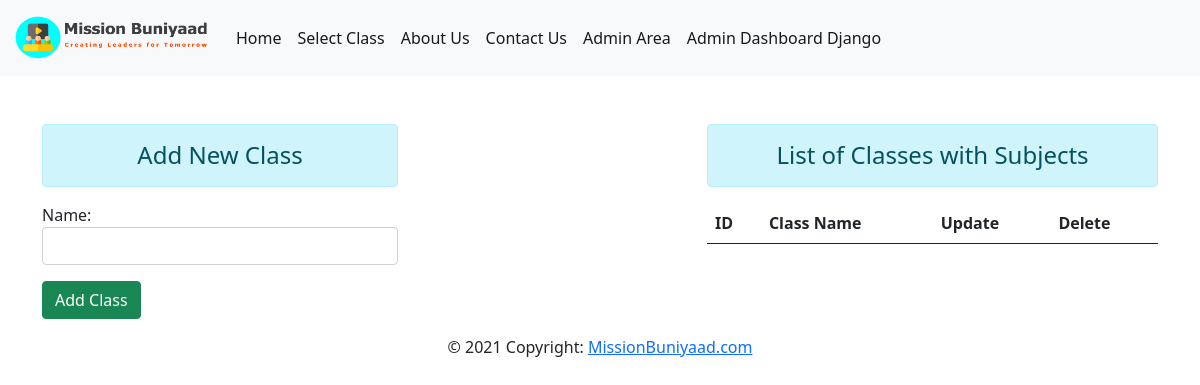
/addclass, run on an earlier commit of the app's database.
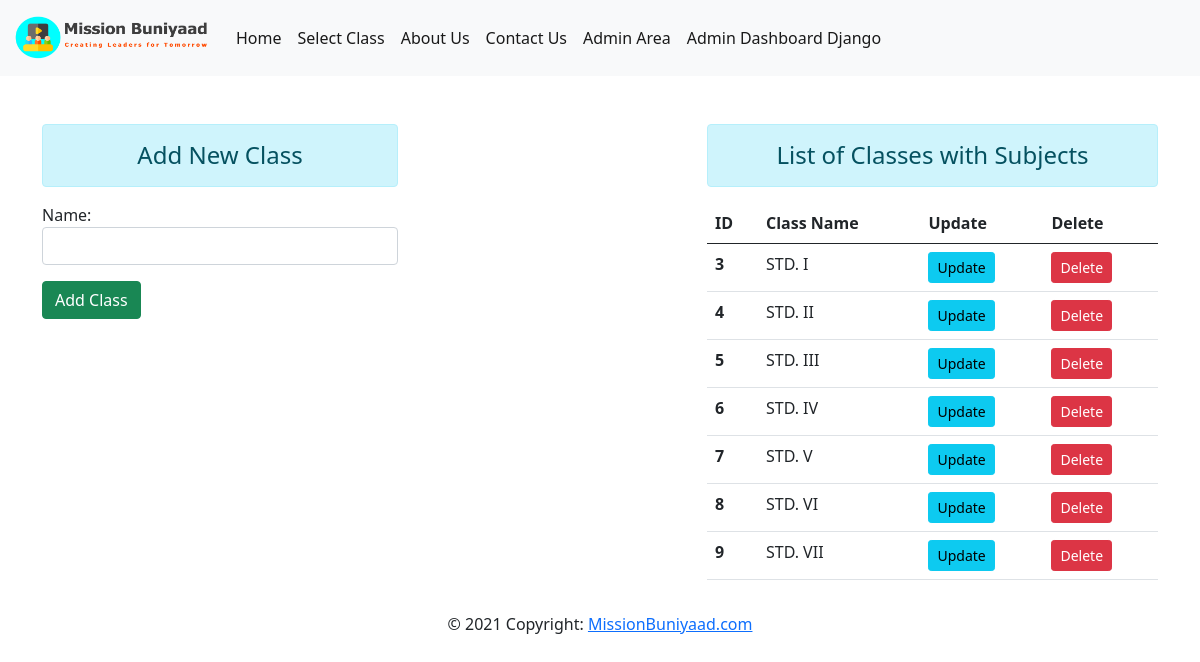
And on a later commit of the database.
### home/models.py (models this page shows, shortened)
class Standard(models.Model):
    name = models.CharField(max_length=20)

### home/views.py (the view)
# urls.py: path('addclass',views.addClass, name="addclass" ),
def addClass(request):
    form = AddClassForm()
    if request.method=='POST':
        form = AddClassForm(request.POST)
        if form.is_valid:
            form.save()
        form = AddClassForm()
    std = Standard.objects.all()
    context = {'std':std,'form':form}
    return render(request, 'addclass.html', context)

### home/forms.py
class AddClassForm(forms.ModelForm):
    class Meta:
        model = Standard
        fields = '__all__'
        widgets = {
            'name' : forms.TextInput(attrs={'class':'form-control'}),
            }

### home/templates/addclass.html (shortened to what this page needs)
{% extends 'base.html' %}
{% block content%}
    <div class="row">
       <div class="col-sm-4">
        <h4 class="text-center alert alert-info">Add New Class</h4>
        <form action="" method="POST">
            {{form.as_p}}
            <input type="submit" class = "btn btn-success" value="Add Class">
        </form>
       </div>
       <div class="col-sm-5 offset-3">
            <h4 class="text-center alert alert-info">List of Classes with Subjects</h4>
            <table class="table table-hover">
                <thead>
                    <tr>
                    <th scope="col">ID</th>
                    <th scope="col">Class Name</th>
                    <th scope="col">Update</th>
                    <th scope="col">Delete</th>
                    </tr>
                </thead>
                <tbody>
                    {% for st in std %}
                        <tr>
                        <th scope="row">{{st.id}}</th>
                        <td>{{st.name}}</td>
                        <td> <a href="{% url 'updateclass' st.id %}" class="btn btn-info btn-sm">Update</a> </td>
                        <td> <a href="{% url 'deleteclass' st.id %}" class="btn btn-danger btn-sm">Delete</a> </td>
                        </tr>
                    {% endfor %}
                </tbody>
            </table>
        </div>
{% endblock content%}

What changed in the data, as far as the page shows it:
added Standard: id "3", name "STD. I"
added Standard: id "4", name "STD. II"
added Standard: id "5", name "STD. III"
added Standard: id "6", name "STD. IV"
added Standard: id "7", name "STD. V"
added Standard: id "8", name "STD. VI"
added Standard: id "9", name "STD. VII"
